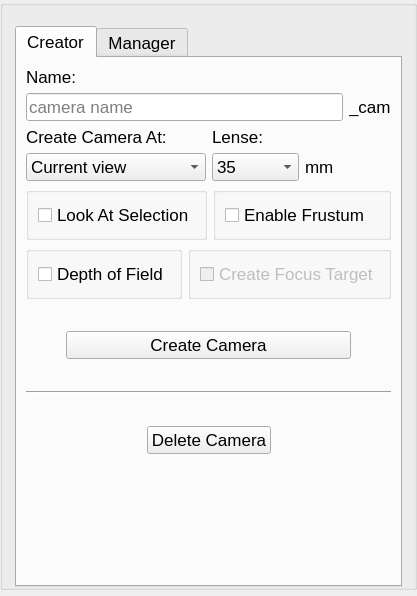
<?xml version="1.0" encoding="UTF-8"?>
<ui version="4.0">
 <class>lct_scene</class>
 <widget class="QWidget" name="lct_scene">
  <property name="windowModality">
   <enum>Qt::WindowModal</enum>
  </property>
  <property name="geometry">
   <rect>
    <x>0</x>
    <y>0</y>
    <width>401</width>
    <height>589</height>
   </rect>
  </property>
  <property name="font">
   <font>
    <weight>50</weight>
    <bold>false</bold>
   </font>
  </property>
  <property name="cursor">
   <cursorShape>ArrowCursor</cursorShape>
  </property>
  <property name="focusPolicy">
   <enum>Qt::ClickFocus</enum>
  </property>
  <property name="contextMenuPolicy">
   <enum>Qt::ActionsContextMenu</enum>
  </property>
  <property name="acceptDrops">
   <bool>true</bool>
  </property>
  <property name="windowTitle">
   <string>Layout Camera Tools</string>
  </property>
  <property name="toolTip">
   <string>Creates a focus target on the camera, if it does not have already</string>
  </property>
  <property name="layoutDirection">
   <enum>Qt::LeftToRight</enum>
  </property>
  <property name="autoFillBackground">
   <bool>false</bool>
  </property>
  <layout class="QVBoxLayout" name="verticalLayout_2">
   <property name="spacing">
    <number>4</number>
   </property>
   <property name="leftMargin">
    <number>0</number>
   </property>
   <property name="topMargin">
    <number>0</number>
   </property>
   <property name="rightMargin">
    <number>0</number>
   </property>
   <property name="bottomMargin">
    <number>6</number>
   </property>
   <item>
    <widget class="QGroupBox" name="groupBox_4">
     <property name="title">
      <string/>
     </property>
     <layout class="QVBoxLayout" name="verticalLayout_11">
      <property name="leftMargin">
       <number>12</number>
      </property>
      <property name="topMargin">
       <number>0</number>
      </property>
      <property name="rightMargin">
       <number>12</number>
      </property>
      <property name="bottomMargin">
       <number>0</number>
      </property>
      <item>
       <widget class="QLabel" name="cover">
        <property name="text">
         <string/>
        </property>
        <property name="pixmap">
         <pixmap resource="img/lct_cover.qrc">:/first/lct_cover.jpg</pixmap>
        </property>
       </widget>
      </item>
      <item>
       <widget class="QTabWidget" name="tabWidget">
        <property name="font">
         <font>
          <pointsize>13</pointsize>
         </font>
        </property>
        <property name="currentIndex">
         <number>0</number>
        </property>
        <property name="tabsClosable">
         <bool>false</bool>
        </property>
        <property name="movable">
         <bool>false</bool>
        </property>
        <property name="tabBarAutoHide">
         <bool>false</bool>
        </property>
        <widget class="QWidget" name="cam_creator">
         <attribute name="title">
          <string>Creator</string>
         </attribute>
         <layout class="QVBoxLayout" name="verticalLayout">
          <item>
           <layout class="QVBoxLayout" name="verticalLayout_10">
            <property name="topMargin">
             <number>0</number>
            </property>
            <item>
             <widget class="QLabel" name="label_6">
              <property name="font">
               <font>
                <pointsize>13</pointsize>
                <weight>50</weight>
                <bold>false</bold>
                <underline>false</underline>
               </font>
              </property>
              <property name="text">
               <string>Name:</string>
              </property>
             </widget>
            </item>
            <item>
             <layout class="QHBoxLayout" name="horizontalLayout_5">
              <property name="rightMargin">
               <number>0</number>
              </property>
              <property name="bottomMargin">
               <number>0</number>
              </property>
              <item>
               <widget class="QLineEdit" name="text_camera_name">
                <property name="minimumSize">
                 <size>
                  <width>0</width>
                  <height>0</height>
                 </size>
                </property>
                <property name="font">
                 <font>
                  <pointsize>13</pointsize>
                 </font>
                </property>
                <property name="text">
                 <string/>
                </property>
                <property name="frame">
                 <bool>true</bool>
                </property>
                <property name="placeholderText">
                 <string>camera name</string>
                </property>
                <property name="cursorMoveStyle">
                 <enum>Qt::LogicalMoveStyle</enum>
                </property>
               </widget>
              </item>
              <item>
               <widget class="QLabel" name="label_7">
                <property name="minimumSize">
                 <size>
                  <width>0</width>
                  <height>0</height>
                 </size>
                </property>
                <property name="font">
                 <font>
                  <pointsize>13</pointsize>
                 </font>
                </property>
                <property name="text">
                 <string>_cam</string>
                </property>
               </widget>
              </item>
             </layout>
            </item>
           </layout>
          </item>
          <item>
           <layout class="QHBoxLayout" name="horizontalLayout_10">
            <property name="topMargin">
             <number>0</number>
            </property>
            <property name="bottomMargin">
             <number>0</number>
            </property>
            <item>
             <layout class="QVBoxLayout" name="verticalLayout_8">
              <property name="topMargin">
               <number>0</number>
              </property>
              <property name="bottomMargin">
               <number>0</number>
              </property>
              <item>
               <widget class="QLabel" name="label_2">
                <property name="sizePolicy">
                 <sizepolicy hsizetype="Preferred" vsizetype="Preferred">
                  <horstretch>0</horstretch>
                  <verstretch>0</verstretch>
                 </sizepolicy>
                </property>
                <property name="minimumSize">
                 <size>
                  <width>0</width>
                  <height>0</height>
                 </size>
                </property>
                <property name="maximumSize">
                 <size>
                  <width>16777215</width>
                  <height>16777215</height>
                 </size>
                </property>
                <property name="font">
                 <font>
                  <pointsize>13</pointsize>
                 </font>
                </property>
                <property name="text">
                 <string>Create Camera At:</string>
                </property>
                <property name="alignment">
                 <set>Qt::AlignBottom|Qt::AlignLeading|Qt::AlignLeft</set>
                </property>
               </widget>
              </item>
              <item>
               <widget class="QComboBox" name="cbx_camera_at">
                <property name="sizePolicy">
                 <sizepolicy hsizetype="Preferred" vsizetype="Preferred">
                  <horstretch>0</horstretch>
                  <verstretch>0</verstretch>
                 </sizepolicy>
                </property>
                <property name="minimumSize">
                 <size>
                  <width>0</width>
                  <height>0</height>
                 </size>
                </property>
                <property name="sizeIncrement">
                 <size>
                  <width>0</width>
                  <height>0</height>
                 </size>
                </property>
                <property name="font">
                 <font>
                  <pointsize>13</pointsize>
                 </font>
                </property>
                <item>
                 <property name="text">
                  <string>Current view</string>
                 </property>
                </item>
                <item>
                 <property name="text">
                  <string>Starting Point</string>
                 </property>
                </item>
               </widget>
              </item>
             </layout>
            </item>
            <item>
             <layout class="QVBoxLayout" name="verticalLayout_9">
              <property name="topMargin">
               <number>0</number>
              </property>
              <property name="rightMargin">
               <number>0</number>
              </property>
              <property name="bottomMargin">
               <number>0</number>
              </property>
              <item>
               <widget class="QLabel" name="label_3">
                <property name="sizePolicy">
                 <sizepolicy hsizetype="Preferred" vsizetype="Preferred">
                  <horstretch>0</horstretch>
                  <verstretch>0</verstretch>
                 </sizepolicy>
                </property>
                <property name="minimumSize">
                 <size>
                  <width>0</width>
                  <height>0</height>
                 </size>
                </property>
                <property name="maximumSize">
                 <size>
                  <width>16777215</width>
                  <height>16777215</height>
                 </size>
                </property>
                <property name="font">
                 <font>
                  <pointsize>13</pointsize>
                 </font>
                </property>
                <property name="text">
                 <string>Lense:</string>
                </property>
                <property name="alignment">
                 <set>Qt::AlignBottom|Qt::AlignLeading|Qt::AlignLeft</set>
                </property>
               </widget>
              </item>
              <item>
               <layout class="QHBoxLayout" name="horizontalLayout_7">
                <property name="topMargin">
                 <number>0</number>
                </property>
                <property name="bottomMargin">
                 <number>0</number>
                </property>
                <item>
                 <widget class="QComboBox" name="cbx_lense">
                  <property name="sizePolicy">
                   <sizepolicy hsizetype="Preferred" vsizetype="Preferred">
                    <horstretch>0</horstretch>
                    <verstretch>0</verstretch>
                   </sizepolicy>
                  </property>
                  <property name="minimumSize">
                   <size>
                    <width>0</width>
                    <height>0</height>
                   </size>
                  </property>
                  <property name="font">
                   <font>
                    <pointsize>13</pointsize>
                   </font>
                  </property>
                  <property name="currentIndex">
                   <number>3</number>
                  </property>
                  <item>
                   <property name="text">
                    <string>16</string>
                   </property>
                  </item>
                  <item>
                   <property name="text">
                    <string>24</string>
                   </property>
                  </item>
                  <item>
                   <property name="text">
                    <string>28</string>
                   </property>
                  </item>
                  <item>
                   <property name="text">
                    <string>35</string>
                   </property>
                  </item>
                  <item>
                   <property name="text">
                    <string>40</string>
                   </property>
                  </item>
                  <item>
                   <property name="text">
                    <string>50</string>
                   </property>
                  </item>
                  <item>
                   <property name="text">
                    <string>85</string>
                   </property>
                  </item>
                  <item>
                   <property name="text">
                    <string>105</string>
                   </property>
                  </item>
                  <item>
                   <property name="text">
                    <string>135</string>
                   </property>
                  </item>
                  <item>
                   <property name="text">
                    <string>200</string>
                   </property>
                  </item>
                  <item>
                   <property name="text">
                    <string>300</string>
                   </property>
                  </item>
                 </widget>
                </item>
                <item>
                 <widget class="QLabel" name="label_12">
                  <property name="text">
                   <string>mm</string>
                  </property>
                 </widget>
                </item>
               </layout>
              </item>
             </layout>
            </item>
           </layout>
          </item>
          <item>
           <layout class="QHBoxLayout" name="horizontalLayout">
            <item>
             <widget class="QGroupBox" name="groupBox_2">
              <property name="font">
               <font>
                <pointsize>13</pointsize>
               </font>
              </property>
              <property name="title">
               <string/>
              </property>
              <layout class="QVBoxLayout" name="verticalLayout_6">
               <item>
                <widget class="QCheckBox" name="chb_aim">
                 <property name="sizePolicy">
                  <sizepolicy hsizetype="Preferred" vsizetype="Preferred">
                   <horstretch>0</horstretch>
                   <verstretch>0</verstretch>
                  </sizepolicy>
                 </property>
                 <property name="font">
                  <font>
                   <pointsize>13</pointsize>
                  </font>
                 </property>
                 <property name="toolTip">
                  <string>Check to aim at the selected object(s) when the new camera is created</string>
                 </property>
                 <property name="text">
                  <string>Look At Selection</string>
                 </property>
                </widget>
               </item>
              </layout>
             </widget>
            </item>
            <item>
             <widget class="QGroupBox" name="groupBox_3">
              <property name="title">
               <string/>
              </property>
              <layout class="QVBoxLayout" name="verticalLayout_7">
               <item>
                <widget class="QCheckBox" name="chb_frustum">
                 <property name="sizePolicy">
                  <sizepolicy hsizetype="Preferred" vsizetype="Preferred">
                   <horstretch>0</horstretch>
                   <verstretch>0</verstretch>
                  </sizepolicy>
                 </property>
                 <property name="font">
                  <font>
                   <pointsize>13</pointsize>
                  </font>
                 </property>
                 <property name="toolTip">
                  <string>Check to enable frustum of new camera</string>
                 </property>
                 <property name="layoutDirection">
                  <enum>Qt::LeftToRight</enum>
                 </property>
                 <property name="text">
                  <string>Enable Frustum</string>
                 </property>
                </widget>
               </item>
              </layout>
             </widget>
            </item>
           </layout>
          </item>
          <item>
           <layout class="QHBoxLayout" name="horizontalLayout_4">
            <property name="bottomMargin">
             <number>0</number>
            </property>
            <item>
             <widget class="QGroupBox" name="groupBox">
              <property name="title">
               <string/>
              </property>
              <layout class="QVBoxLayout" name="verticalLayout_5">
               <item>
                <widget class="QCheckBox" name="chb_dof">
                 <property name="font">
                  <font>
                   <pointsize>13</pointsize>
                  </font>
                 </property>
                 <property name="toolTip">
                  <string>Eanbles Depth of Field (Viewport and Arnold)</string>
                 </property>
                 <property name="text">
                  <string>Depth of Field</string>
                 </property>
                </widget>
               </item>
              </layout>
             </widget>
            </item>
            <item>
             <widget class="QGroupBox" name="grp_focus_target">
              <property name="enabled">
               <bool>false</bool>
              </property>
              <property name="title">
               <string/>
              </property>
              <layout class="QVBoxLayout" name="verticalLayout_4">
               <item>
                <widget class="QCheckBox" name="chb_focus_target">
                 <property name="font">
                  <font>
                   <pointsize>13</pointsize>
                  </font>
                 </property>
                 <property name="toolTip">
                  <string>Creates a locator to control the focus distance between the camera and the object</string>
                 </property>
                 <property name="text">
                  <string>Create Focus Target</string>
                 </property>
                 <property name="checkable">
                  <bool>true</bool>
                 </property>
                </widget>
               </item>
              </layout>
             </widget>
            </item>
           </layout>
          </item>
          <item>
           <widget class="QLabel" name="label">
            <property name="text">
             <string/>
            </property>
           </widget>
          </item>
          <item>
           <layout class="QHBoxLayout" name="horizontalLayout_2">
            <item>
             <spacer name="horizontalSpacer">
              <property name="orientation">
               <enum>Qt::Horizontal</enum>
              </property>
              <property name="sizeType">
               <enum>QSizePolicy::Preferred</enum>
              </property>
              <property name="sizeHint" stdset="0">
               <size>
                <width>40</width>
                <height>20</height>
               </size>
              </property>
             </spacer>
            </item>
            <item>
             <widget class="QPushButton" name="btn_create_camera">
              <property name="sizePolicy">
               <sizepolicy hsizetype="Preferred" vsizetype="Preferred">
                <horstretch>0</horstretch>
                <verstretch>0</verstretch>
               </sizepolicy>
              </property>
              <property name="minimumSize">
               <size>
                <width>0</width>
                <height>0</height>
               </size>
              </property>
              <property name="font">
               <font>
                <pointsize>13</pointsize>
               </font>
              </property>
              <property name="text">
               <string>Create Camera</string>
              </property>
             </widget>
            </item>
            <item>
             <spacer name="horizontalSpacer_2">
              <property name="orientation">
               <enum>Qt::Horizontal</enum>
              </property>
              <property name="sizeType">
               <enum>QSizePolicy::Preferred</enum>
              </property>
              <property name="sizeHint" stdset="0">
               <size>
                <width>40</width>
                <height>20</height>
               </size>
              </property>
             </spacer>
            </item>
           </layout>
          </item>
          <item>
           <widget class="QLabel" name="label_5">
            <property name="text">
             <string/>
            </property>
           </widget>
          </item>
          <item>
           <widget class="Line" name="line_6">
            <property name="orientation">
             <enum>Qt::Horizontal</enum>
            </property>
           </widget>
          </item>
          <item>
           <widget class="QLabel" name="label_14">
            <property name="text">
             <string/>
            </property>
           </widget>
          </item>
          <item>
           <layout class="QHBoxLayout" name="horizontalLayout_8">
            <property name="bottomMargin">
             <number>10</number>
            </property>
            <item>
             <spacer name="horizontalSpacer_3">
              <property name="orientation">
               <enum>Qt::Horizontal</enum>
              </property>
              <property name="sizeHint" stdset="0">
               <size>
                <width>40</width>
                <height>20</height>
               </size>
              </property>
             </spacer>
            </item>
            <item>
             <widget class="QPushButton" name="btn_delete">
              <property name="font">
               <font>
                <pointsize>13</pointsize>
                <weight>50</weight>
                <bold>false</bold>
                <underline>false</underline>
               </font>
              </property>
              <property name="text">
               <string>Delete Camera</string>
              </property>
             </widget>
            </item>
            <item>
             <spacer name="horizontalSpacer_4">
              <property name="orientation">
               <enum>Qt::Horizontal</enum>
              </property>
              <property name="sizeHint" stdset="0">
               <size>
                <width>40</width>
                <height>20</height>
               </size>
              </property>
             </spacer>
            </item>
           </layout>
          </item>
          <item>
           <spacer name="verticalSpacer">
            <property name="orientation">
             <enum>Qt::Vertical</enum>
            </property>
            <property name="sizeHint" stdset="0">
             <size>
              <width>20</width>
              <height>40</height>
             </size>
            </property>
           </spacer>
          </item>
         </layout>
        </widget>
        <widget class="QWidget" name="cam_manager">
         <attribute name="title">
          <string>Manager</string>
         </attribute>
         <layout class="QVBoxLayout" name="verticalLayout_3">
          <item>
           <widget class="QPushButton" name="btn_active_camera">
            <property name="font">
             <font>
              <pointsize>13</pointsize>
             </font>
            </property>
            <property name="text">
             <string>Select Active Camera</string>
            </property>
           </widget>
          </item>
          <item>
           <widget class="Line" name="line_4">
            <property name="orientation">
             <enum>Qt::Horizontal</enum>
            </property>
           </widget>
          </item>
          <item>
           <widget class="QLabel" name="label_9">
            <property name="text">
             <string>Camera Viewer:</string>
            </property>
           </widget>
          </item>
          <item>
           <widget class="QPushButton" name="btn_cycle_cam">
            <property name="sizePolicy">
             <sizepolicy hsizetype="Preferred" vsizetype="Preferred">
              <horstretch>0</horstretch>
              <verstretch>0</verstretch>
             </sizepolicy>
            </property>
            <property name="minimumSize">
             <size>
              <width>0</width>
              <height>0</height>
             </size>
            </property>
            <property name="toolTip">
             <string>Cycles through all perspective cameras on the scene</string>
            </property>
            <property name="text">
             <string>Cycle Through Cameras</string>
            </property>
           </widget>
          </item>
          <item>
           <widget class="QCheckBox" name="chb_select_camera_cycling">
            <property name="text">
             <string>Select Active Camera When Cycling Through</string>
            </property>
           </widget>
          </item>
          <item>
           <widget class="QPushButton" name="btn_look_thru">
            <property name="sizePolicy">
             <sizepolicy hsizetype="Preferred" vsizetype="Preferred">
              <horstretch>0</horstretch>
              <verstretch>0</verstretch>
             </sizepolicy>
            </property>
            <property name="minimumSize">
             <size>
              <width>0</width>
              <height>0</height>
             </size>
            </property>
            <property name="toolTip">
             <string>Select a camera to look through its view</string>
            </property>
            <property name="text">
             <string>Look Through Selected</string>
            </property>
           </widget>
          </item>
          <item>
           <widget class="Line" name="line_5">
            <property name="orientation">
             <enum>Qt::Horizontal</enum>
            </property>
           </widget>
          </item>
          <item>
           <widget class="QLabel" name="label_13">
            <property name="text">
             <string>Focus Target:</string>
            </property>
           </widget>
          </item>
          <item>
           <widget class="QPushButton" name="btn_create_focus">
            <property name="text">
             <string>Create Focus Target on Selection</string>
            </property>
           </widget>
          </item>
          <item>
           <widget class="Line" name="line_2">
            <property name="orientation">
             <enum>Qt::Horizontal</enum>
            </property>
           </widget>
          </item>
          <item>
           <widget class="QLabel" name="label_10">
            <property name="text">
             <string>Target:</string>
            </property>
           </widget>
          </item>
          <item>
           <widget class="QPushButton" name="btn_frustum">
            <property name="sizePolicy">
             <sizepolicy hsizetype="Preferred" vsizetype="Preferred">
              <horstretch>0</horstretch>
              <verstretch>0</verstretch>
             </sizepolicy>
            </property>
            <property name="minimumSize">
             <size>
              <width>0</width>
              <height>0</height>
             </size>
            </property>
            <property name="toolTip">
             <string>Enable frustum of the selected camera</string>
            </property>
            <property name="text">
             <string>Enable/Disable Frustum</string>
            </property>
           </widget>
          </item>
          <item>
           <widget class="QPushButton" name="btn_aim">
            <property name="sizePolicy">
             <sizepolicy hsizetype="Preferred" vsizetype="Preferred">
              <horstretch>0</horstretch>
              <verstretch>0</verstretch>
             </sizepolicy>
            </property>
            <property name="minimumSize">
             <size>
              <width>0</width>
              <height>0</height>
             </size>
            </property>
            <property name="toolTip">
             <string>Aim at the selected object(s) in the scene</string>
            </property>
            <property name="text">
             <string>Look At Selection</string>
            </property>
           </widget>
          </item>
          <item>
           <widget class="Line" name="line">
            <property name="orientation">
             <enum>Qt::Horizontal</enum>
            </property>
           </widget>
          </item>
          <item>
           <widget class="QLabel" name="label_8">
            <property name="text">
             <string>Lense:</string>
            </property>
           </widget>
          </item>
          <item>
           <layout class="QHBoxLayout" name="horizontalLayout_6">
            <property name="bottomMargin">
             <number>0</number>
            </property>
            <item>
             <widget class="QComboBox" name="cbx_new_lense">
              <property name="font">
               <font>
                <pointsize>13</pointsize>
               </font>
              </property>
              <property name="currentText">
               <string>16</string>
              </property>
              <item>
               <property name="text">
                <string>16</string>
               </property>
              </item>
              <item>
               <property name="text">
                <string>24</string>
               </property>
              </item>
              <item>
               <property name="text">
                <string>28</string>
               </property>
              </item>
              <item>
               <property name="text">
                <string>35</string>
               </property>
              </item>
              <item>
               <property name="text">
                <string>40</string>
               </property>
              </item>
              <item>
               <property name="text">
                <string>50</string>
               </property>
              </item>
              <item>
               <property name="text">
                <string>85</string>
               </property>
              </item>
              <item>
               <property name="text">
                <string>105</string>
               </property>
              </item>
              <item>
               <property name="text">
                <string>135</string>
               </property>
              </item>
              <item>
               <property name="text">
                <string>200</string>
               </property>
              </item>
              <item>
               <property name="text">
                <string>300</string>
               </property>
              </item>
             </widget>
            </item>
            <item>
             <widget class="QLabel" name="label_11">
              <property name="text">
               <string>mm</string>
              </property>
             </widget>
            </item>
           </layout>
          </item>
          <item>
           <widget class="QPushButton" name="btn_change_lense">
            <property name="sizePolicy">
             <sizepolicy hsizetype="Preferred" vsizetype="Preferred">
              <horstretch>0</horstretch>
              <verstretch>0</verstretch>
             </sizepolicy>
            </property>
            <property name="text">
             <string>Change Lense</string>
            </property>
           </widget>
          </item>
          <item>
           <widget class="Line" name="line_3">
            <property name="orientation">
             <enum>Qt::Horizontal</enum>
            </property>
           </widget>
          </item>
          <item>
           <widget class="QLabel" name="label_4">
            <property name="font">
             <font>
              <pointsize>13</pointsize>
             </font>
            </property>
            <property name="text">
             <string>Camera View History:</string>
            </property>
           </widget>
          </item>
          <item>
           <layout class="QHBoxLayout" name="horizontalLayout_3">
            <property name="bottomMargin">
             <number>0</number>
            </property>
            <item>
             <widget class="QPushButton" name="btn_previous_cam_view">
              <property name="toolTip">
               <string>Go to the previous camera view (shortcut: '[')</string>
              </property>
              <property name="text">
               <string>Previous View</string>
              </property>
             </widget>
            </item>
            <item>
             <widget class="QPushButton" name="btn_next_cam_view">
              <property name="toolTip">
               <string>Go to the next camera view (shortcut: ']')</string>
              </property>
              <property name="text">
               <string>Next View</string>
              </property>
             </widget>
            </item>
           </layout>
          </item>
          <item>
           <spacer name="verticalSpacer_2">
            <property name="orientation">
             <enum>Qt::Vertical</enum>
            </property>
            <property name="sizeType">
             <enum>QSizePolicy::Expanding</enum>
            </property>
            <property name="sizeHint" stdset="0">
             <size>
              <width>0</width>
              <height>0</height>
             </size>
            </property>
           </spacer>
          </item>
         </layout>
        </widget>
       </widget>
      </item>
     </layout>
    </widget>
   </item>
  </layout>
 </widget>
 <resources>
  <include location="img/lct_cover.qrc"/>
 </resources>
 <connections>
  <connection>
   <sender>chb_dof</sender>
   <signal>toggled(bool)</signal>
   <receiver>grp_focus_target</receiver>
   <slot>setEnabled(bool)</slot>
   <hints>
    <hint type="sourcelabel">
     <x>91</x>
     <y>400</y>
    </hint>
    <hint type="destinationlabel">
     <x>255</x>
     <y>410</y>
    </hint>
   </hints>
  </connection>
 </connections>
</ui>
